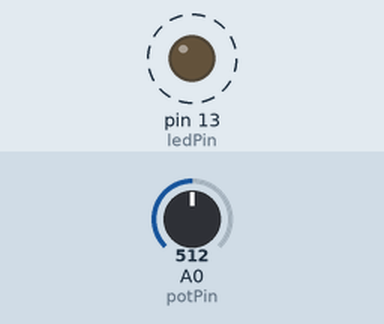
Recording of a sketch running on a simulated Arduino Uno, built with avr-gcc and run on an emulated ATmega328P. Parts: output pins drawn as LEDs (lit = HIGH). Dashed ring = blinking. The inputs (shaded band) are chosen by the test bench; at power-on: A0 (potPin) = 512.

Above: at 1.8 s.
1.9 s: A0 (potPin) set to 0
At 3.3 s:
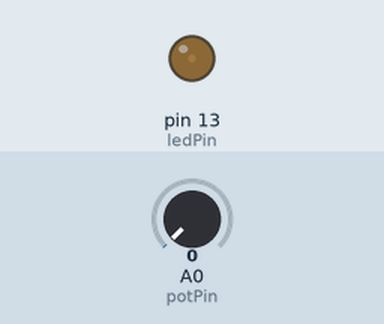
3.6 s: A0 (potPin) set to 122
At 3.9 s:
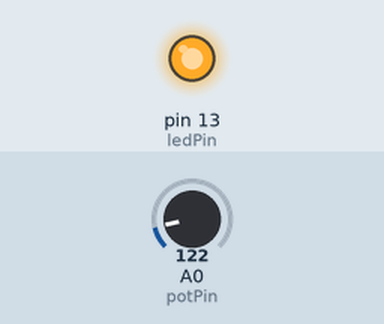
Timing chart, 0 to 13.1 s (numbered marks = the images above; inputs shaded):
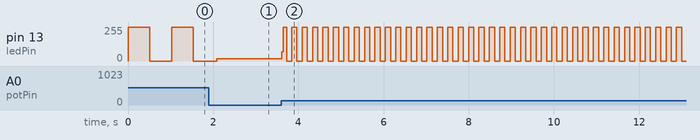

The sketch:

Activity_5_Potentiometer.ino
```cpp
/*Potentiometer LED Sketch
*/

const int potPin = 0;
const int ledPin = 13;
int val = 0;

void setup() {
  // put your setup code here, to run once:
  pinMode(ledPin, OUTPUT);

}

void loop() {
  // put your main code here, to run repeatedly:
  val = analogRead(potPin);
  digitalWrite(ledPin, HIGH);
  delay(val);
  digitalWrite(ledPin, LOW);
  delay(val);

}
```

Measured:
- after the input at 3.6 s, pin 13 (ledPin): 16/255 → 68/255 at once, then moves between 0/255 and 255/255, repeating every 0.24 s
- by itself, pin 13 (ledPin): alternates 255/255 for 0.51 s and 0/255 for 0.51 s
